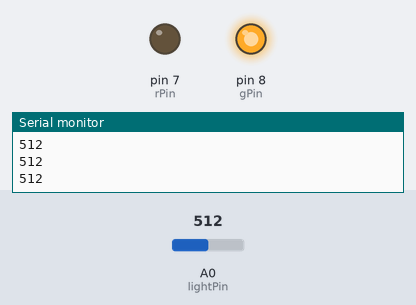
This sketch was run on a simulated Arduino Uno, built with avr-gcc and run on an emulated ATmega328P. Parts: output pins drawn as LEDs (lit = HIGH), the last lines printed to the serial monitor. Inputs (shaded band) come from the test bench; at power-on: A0 (lightPin) = 512.

Above: at 1.2 s.
1.3 s: A0 (lightPin) set to 313
2.8 s: A0 (lightPin) set to 290
At 3.9 s:
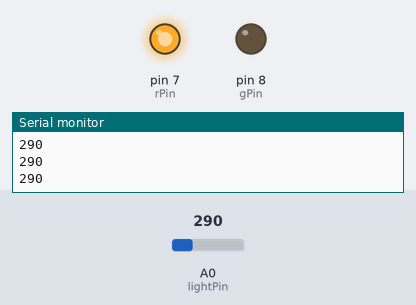
4.3 s: A0 (lightPin) set to 306
At 5.4 s:
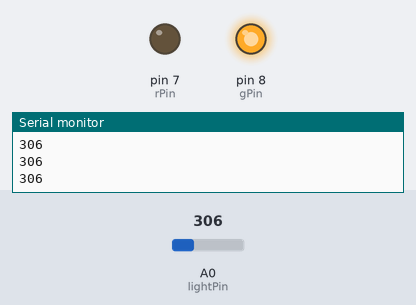
5.8 s: A0 (lightPin) set to 122
At 6.8 s:
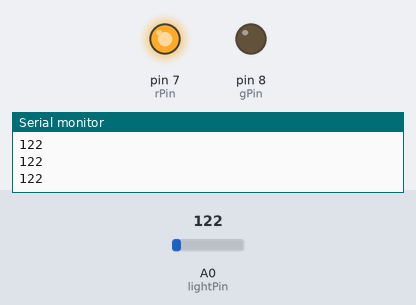
Timing chart, 0 to 8.3 s (numbered marks = the images above; inputs shaded):
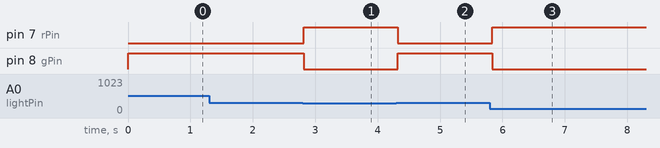

Measured:
- the behaviour switches between 301 and 300 on A0 (lightPin) (found by bisection; images 0 and 1)
- after the input at 2.8 s, pin 7 (rPin): LOW → HIGH at once; pin 8 (gPin): HIGH → LOW at once
- after the input at 4.3 s, pin 7 (rPin): HIGH → LOW at once; pin 8 (gPin): LOW → HIGH at once
- after the input at 5.8 s, pin 7 (rPin): LOW → HIGH at once; pin 8 (gPin): HIGH → LOW at once

The sketch:

ex4.ino
```cpp
// turns green led on if room lightis on(i.e more than 200 i guess) and turns red light on if room light is off(imp. use a 5k resistor or anything near it.)

int rPin = 7;
int gPin = 8;
int lightPin = A0;
int lightVal;
int t = 50;

void setup() {
  Serial.begin(9600);
  pinMode(rPin,OUTPUT);
  pinMode(gPin,OUTPUT);
  pinMode(lightPin,INPUT);

}

void loop() {
  lightVal=analogRead(lightPin);
  Serial.println(lightVal);
  if(lightVal>300){
    digitalWrite(rPin,LOW);
    digitalWrite(gPin,HIGH);
  }
  else{
    digitalWrite(rPin,HIGH);
    digitalWrite(gPin,LOW);
  }
  delay(t);
}
```
